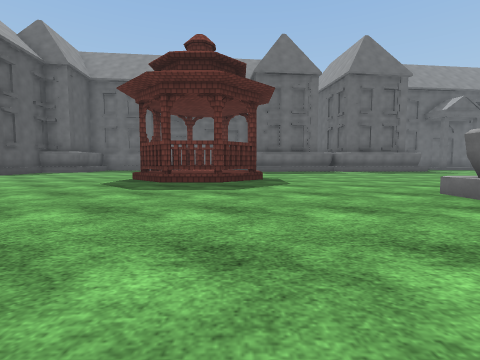
View 1 (above)

24 first-person views from a walk through a world built for the Gazebo simulator. The camera is 0.94 m above the floor, tilts 4° down and sees 85° across. The floor is counted in squares, 2 m on a side. Each view is taken from the middle of a square. On the plan, view 1 faces up. The plan holds only what a view shows up to about 9 squares ahead; the rest is blank. The place goes on beyond the plan. Some stock models are drawn as simple stand-ins. Surface patterns are stand-ins for the level's own textures.

View 2
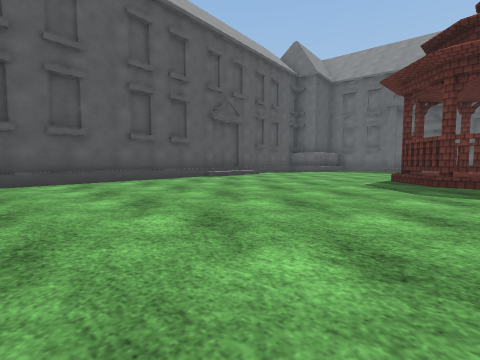

View 3
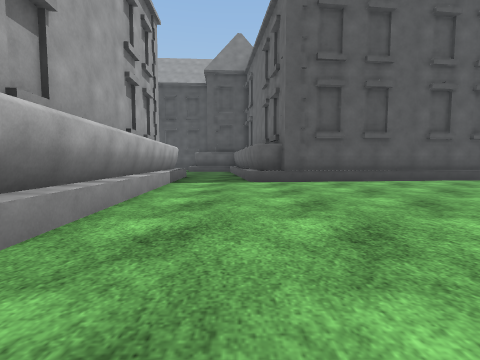

View 4
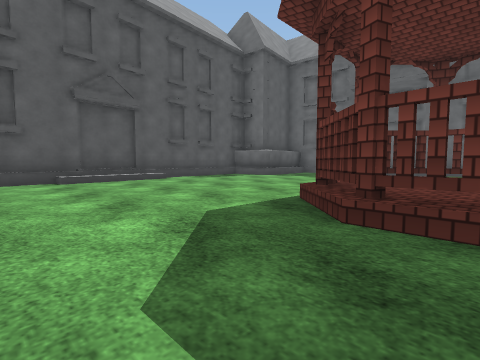

View 5
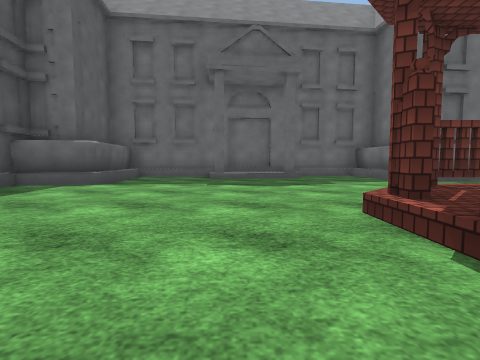

View 6
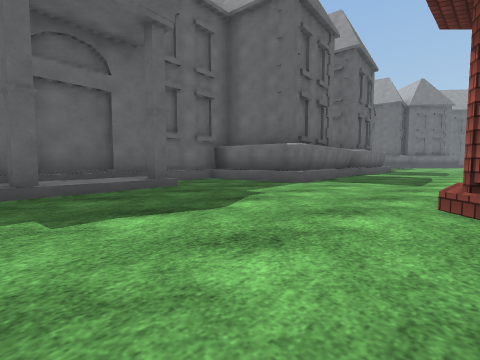

View 7
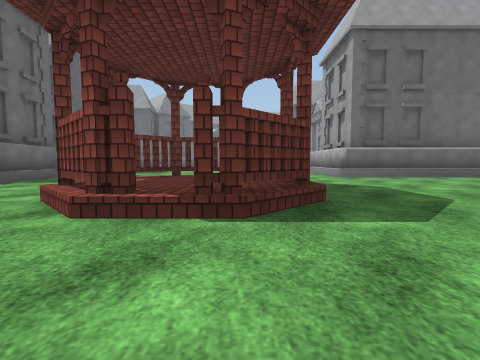

View 8
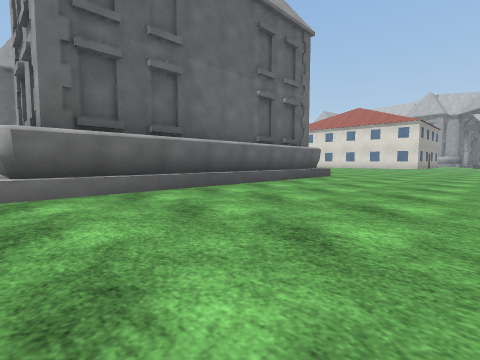

View 9
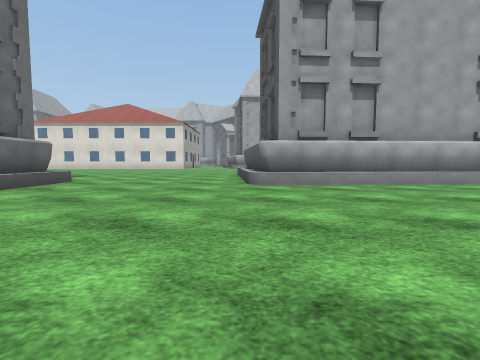

View 10
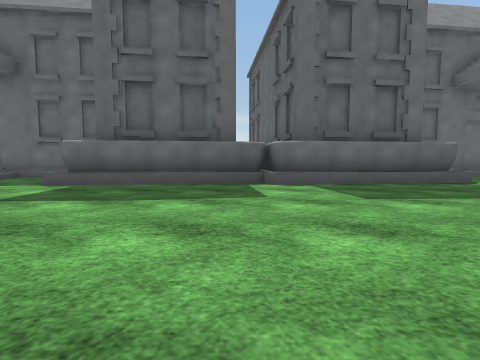

View 11
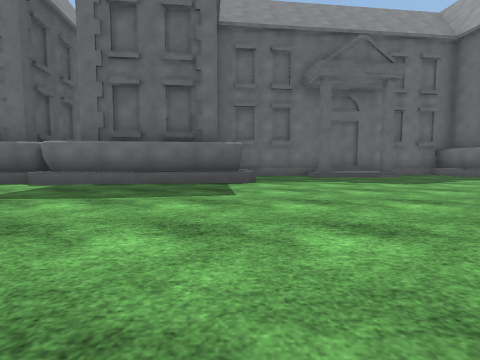

View 12
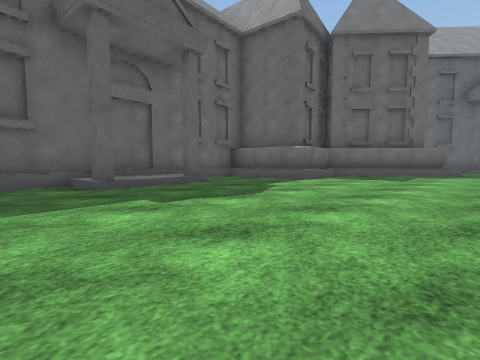

View 13
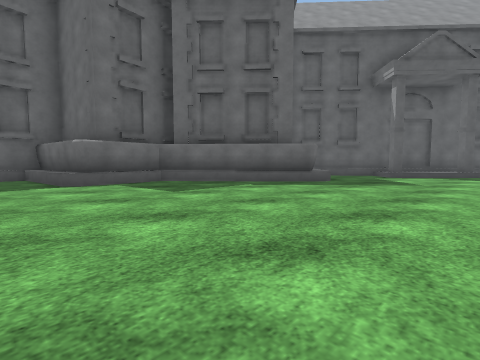

View 14
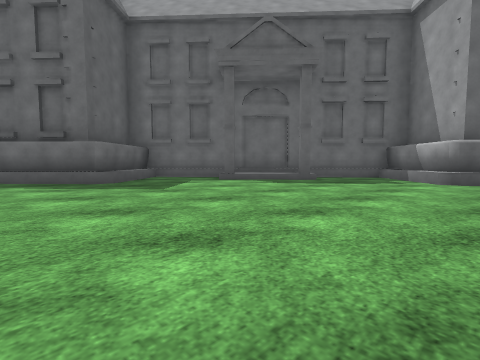

View 15
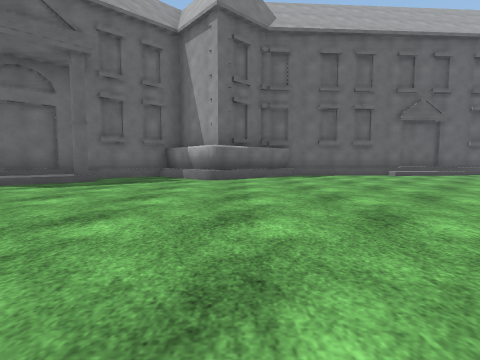

View 16
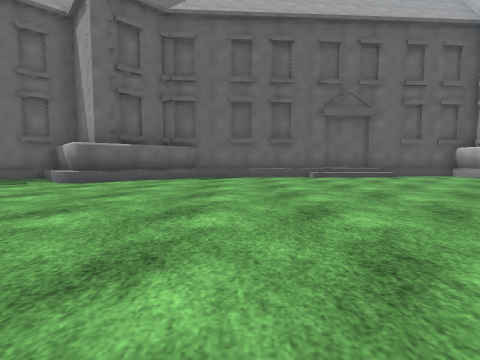

View 17
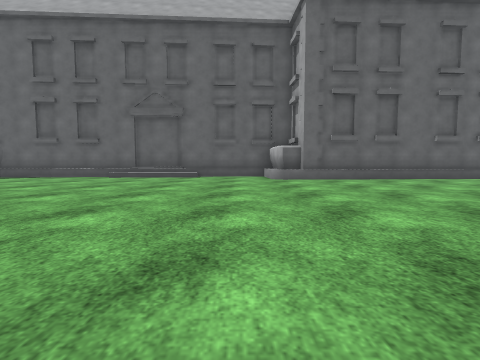

View 18
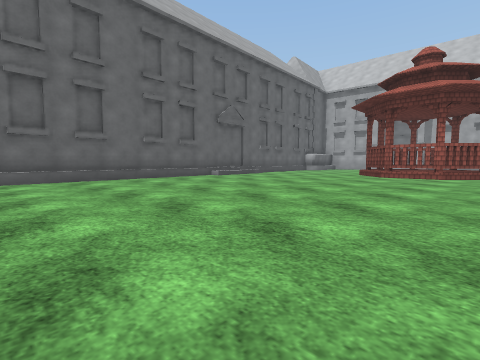

View 19
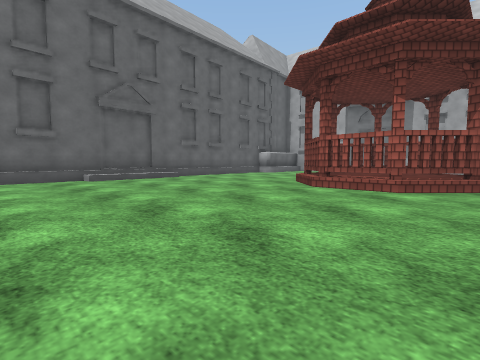

View 20
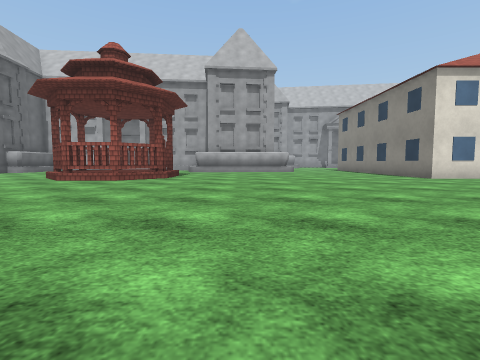

View 21
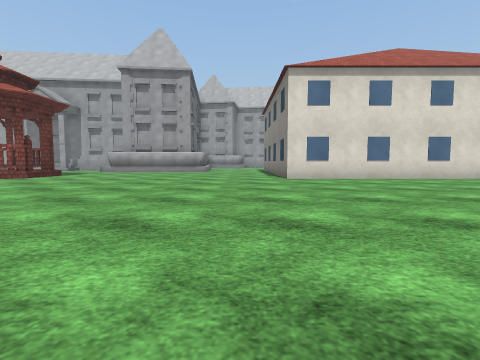

View 22
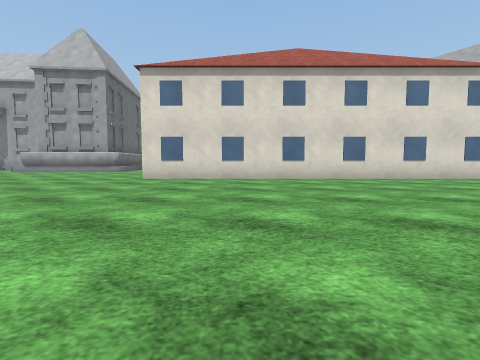

View 23
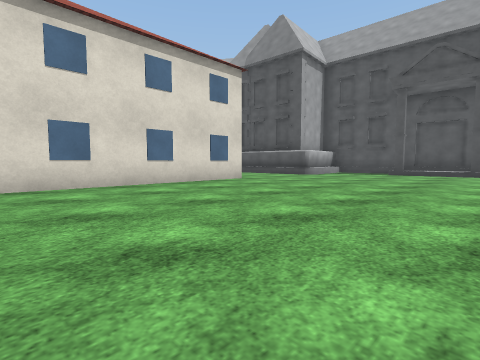

View 24
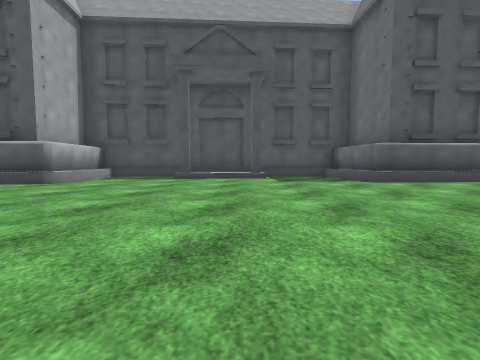

### Floor plan
Key: @ floor where view 1 was taken; . floor; S school; P pavilion; B building.
Columns run from 10 left of view 1 to 28 right of it. Each row starts with its distance up from view 1.
 17                          SSS
 16                S  SSSSSSS.SS
 15      SSSSSSS   S  S ..SSS.SS
 14   SSSSSS..SS  SS  SS......SSSS
 13   SS..S...SSSSSSSSSS.........SS SS
 12  SSS.......S..................SSS.S
 11  SS............................S...S
 10  S................................SSS
  9  SS.....PPP...........   ..........SSS
  8  SS....PPPP...... ...    ............SS
  7   S....PPPP.....   .         ........S
  6   S.....PP......             .......SS
  5  SS............              .......SS
  4   S..........SSS              .......SS
  3   S..........SSSSS             .......S
  2   S..........SS               ........S
  1   S..........SS                .......S
  0   SS......@..SS                 ......S
 -1 SSSS.........SS                  .....S
 -2 SSS..........SS                 ......S
 -3  ............SS                ........
 -4  SSSSSSSSS...SS               .........
 -5  SSS    SS....                 ......SS
 -6         SS....                .......SS
 -7       SSSS..                  .......S
 -8       SSSS...       .   .   . .......S
 -9       S.......     ... ... ..........S
-10       S..............................S
-11       SS..............................S
-12       SS.............................SS
-13       SS.............................SS
-14       S..............................SS
-15       SSSS.....................PPP....S
-16          S. .BBBBBBBBBB.......PPPP... S

Positions as (right, up) in squares from view 1, and headings:
1: (0, 0), facing up
2: (-1, 0), facing up-left
3: (-1, -2), facing left
4: (-1, 4), facing up-left
5: (-4, 6), facing up
6: (-5, 9), facing up-right
7: (-5, 7), facing right
8: (-1, 4), facing down-right
9: (-1, 2), facing down
10: (4, 7), facing up
11: (9, 7), facing up
12: (10, 10), facing up-right
13: (15, 8), facing up-right
14: (19, 5), facing up-right
15: (19, 5), facing right
16: (20, 2), facing right
17: (20, -4), facing right
18: (20, -6), facing down-right
19: (20, -10), facing down-right
20: (18, -8), facing down
21: (14, -8), facing down
22: (10, -8), facing down
23: (8, -10), facing down-left
24: (5, -11), facing left
